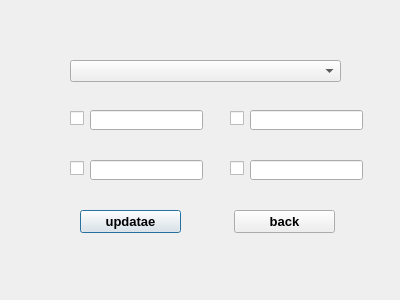
<?xml version="1.0" encoding="UTF-8"?>
<ui version="4.0">
 <class>Dialog</class>
 <widget class="QDialog" name="Dialog">
  <property name="geometry">
   <rect>
    <x>0</x>
    <y>0</y>
    <width>400</width>
    <height>300</height>
   </rect>
  </property>
  <property name="windowTitle">
   <string>Dialog</string>
  </property>
  <widget class="QComboBox" name="comboBox">
   <property name="geometry">
    <rect>
     <x>70</x>
     <y>60</y>
     <width>271</width>
     <height>22</height>
    </rect>
   </property>
  </widget>
  <widget class="QCheckBox" name="checkBox">
   <property name="geometry">
    <rect>
     <x>70</x>
     <y>110</y>
     <width>70</width>
     <height>17</height>
    </rect>
   </property>
   <property name="text">
    <string/>
   </property>
  </widget>
  <widget class="QCheckBox" name="checkBox_2">
   <property name="geometry">
    <rect>
     <x>230</x>
     <y>110</y>
     <width>70</width>
     <height>17</height>
    </rect>
   </property>
   <property name="text">
    <string/>
   </property>
  </widget>
  <widget class="QCheckBox" name="checkBox_3">
   <property name="geometry">
    <rect>
     <x>70</x>
     <y>160</y>
     <width>70</width>
     <height>17</height>
    </rect>
   </property>
   <property name="text">
    <string/>
   </property>
  </widget>
  <widget class="QCheckBox" name="checkBox_4">
   <property name="geometry">
    <rect>
     <x>230</x>
     <y>160</y>
     <width>70</width>
     <height>17</height>
    </rect>
   </property>
   <property name="text">
    <string/>
   </property>
  </widget>
  <widget class="QLineEdit" name="lineEdit">
   <property name="geometry">
    <rect>
     <x>90</x>
     <y>110</y>
     <width>113</width>
     <height>20</height>
    </rect>
   </property>
  </widget>
  <widget class="QLineEdit" name="lineEdit_2">
   <property name="geometry">
    <rect>
     <x>250</x>
     <y>110</y>
     <width>113</width>
     <height>20</height>
    </rect>
   </property>
  </widget>
  <widget class="QLineEdit" name="lineEdit_3">
   <property name="geometry">
    <rect>
     <x>90</x>
     <y>160</y>
     <width>113</width>
     <height>20</height>
    </rect>
   </property>
  </widget>
  <widget class="QLineEdit" name="lineEdit_4">
   <property name="geometry">
    <rect>
     <x>250</x>
     <y>160</y>
     <width>113</width>
     <height>20</height>
    </rect>
   </property>
  </widget>
  <widget class="QPushButton" name="pushButton">
   <property name="geometry">
    <rect>
     <x>80</x>
     <y>210</y>
     <width>101</width>
     <height>23</height>
    </rect>
   </property>
   <property name="font">
    <font>
     <pointsize>10</pointsize>
     <weight>75</weight>
     <bold>true</bold>
    </font>
   </property>
   <property name="text">
    <string>updatae</string>
   </property>
  </widget>
  <widget class="QPushButton" name="pushButton_2">
   <property name="geometry">
    <rect>
     <x>234</x>
     <y>210</y>
     <width>101</width>
     <height>23</height>
    </rect>
   </property>
   <property name="font">
    <font>
     <pointsize>10</pointsize>
     <weight>75</weight>
     <bold>true</bold>
    </font>
   </property>
   <property name="text">
    <string>back</string>
   </property>
  </widget>
 </widget>
 <resources/>
 <connections/>
</ui>
